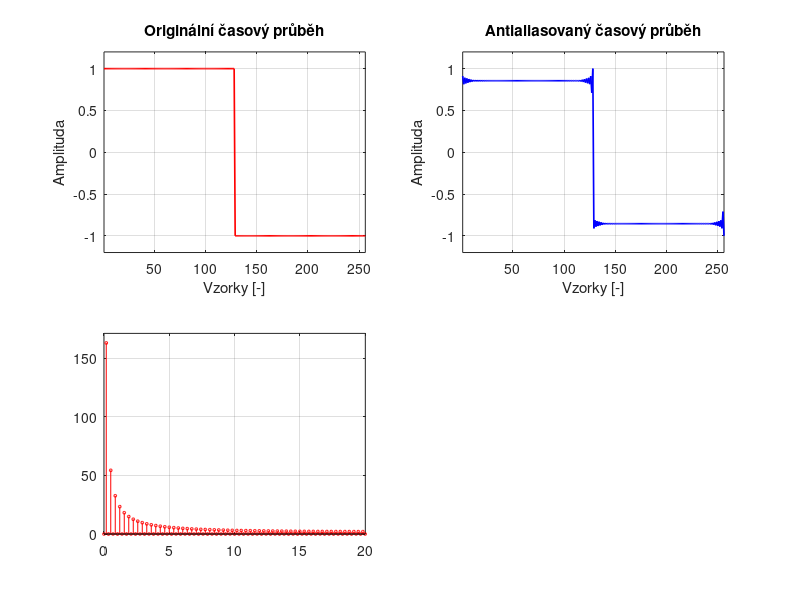

Write MATLAB code to recreate this figure. (Note: this script raises an error after producing the figure.)
% The figure uses Czech language intentionally

function wavetable_antialiased_visualizer()
    % =========================================================================
    % 1. SETUP AND CONSTANTS
    % =========================================================================
    inputFilename = 'Square_Wavetable.h';
    outputFilename = 'Square_Wavetable_AA.h';
    
    TABLE_SIZE = 256;
    SAMPLE_RATE_CONTEXT = 44100; % For graph X-axis visualization only (Hz)
    
    % Antialiasing Parameters
    % Ensures that the highest harmonics are attenuated before they "reflect" back as aliases.
    % BANDWIDTH_FC = real_FC (10320 Hz) / Nyquist frequency (22050 Hz)
    BANDWIDTH_FC = 0.468; 
    WINDOW_WIDTH = 32;   % Patch width on each side
    JUMP_THRESHOLD = 5000; % Edge detection threshold
    
    % =========================================================================
    % 2. DATA LOADING
    % =========================================================================
    if ~exist(inputFilename, 'file')
        % Fallback: Generating a test square wave if the file is missing
        fprintf('File not found, generating a test square wave.\n');
        raw_data = [32767*ones(1,128), -32767*ones(1,128)];
    else
        fprintf('Loading file: %s\n', inputFilename);
        fileText = fileread(inputFilename);
        raw_matches = regexp(fileText, '[-+]?\d+', 'match');
        all_numbers = str2double(raw_matches);
        if length(all_numbers) < TABLE_SIZE
             error('File contains too little data.');
        end
        raw_data = all_numbers(end-TABLE_SIZE+1:end);
    end
    
    % Normalization to -1.0 to 1.0 for calculations
    x_raw = double(raw_data) / 32767.0;
    
    % =========================================================================
    % 3. PROCESSING (ANTIALIASING)
    % =========================================================================
    correction_buffer = zeros(1, TABLE_SIZE);
    
    for i = 1:TABLE_SIZE
        idx_curr = i;
        idx_next = mod(i, TABLE_SIZE) + 1;
        
        diff = x_raw(idx_next) - x_raw(idx_curr);
        
        if abs(diff * 32767) > JUMP_THRESHOLD
            % Generating Sinc residual (PolyBLEP alternative)
            residual = generate_sinc_residual(diff, WINDOW_WIDTH, BANDWIDTH_FC);
            
            center_offset = WINDOW_WIDTH + 1;
            for k = 1:length(residual)
                target_idx = mod(i - (center_offset - 1) + (k - 1) - 1, TABLE_SIZE) + 1;
                correction_buffer(target_idx) = correction_buffer(target_idx) + residual(k);
            end
        end
    end
    
    y_proc = x_raw + correction_buffer;
    
    % Normalization (Gain staging)
    max_peak = max(abs(y_proc));
    if max_peak > 1.0
        y_proc = y_proc / max_peak;
        fprintf('Normalization: Gain reduced by %.2f dB (Peak was %.2f)\n', ...
            20*log10(1/max_peak), max_peak);
    end
    
    % Conversion to int16 for export
    output_data_int = round(y_proc * 32767);
    output_data_int(output_data_int > 32767) = 32767;
    output_data_int(output_data_int < -32767) = -32767;
    
% =========================================================================
    % 4. SPECTRAL ANALYSIS (ABSOLUTE MAGNITUDE)
    % =========================================================================
    % FFT of the baseband (0 - 22.05 kHz)
    fft_half_len = TABLE_SIZE/2 + 1;
    
    % --- Absolute magnitude of INPUT (without normalization to max=1) ---
    spec_raw_abs = abs(fft(x_raw));
    spec_raw_abs = spec_raw_abs(1:fft_half_len);
    
    % --- Absolute magnitude of OUTPUT (without normalization to max=1) ---
    spec_proc_abs = abs(fft(y_proc));
    spec_proc_abs = spec_proc_abs(1:fft_half_len);
    
    % --- MIRRORING MAGIC (UNFOLDING) ---
    
    % 1. Baseband (0 - Nyquist)
    part1_raw = spec_raw_abs;
    part1_proc = spec_proc_abs;
    
    % 2. Mirrored image (Nyquist - Fs)
    % Remove the first point (DC) and flip
    part2_raw = flip(spec_raw_abs(2:end));
    part2_proc = flip(spec_proc_abs(2:end));
    
    % 3. Zone (Fs - ...)
    % Here we use only a part so the graph fits into 50 kHz.
    len_zone3 = 50 * TABLE_SIZE / SAMPLE_RATE_CONTEXT; 
    part3_raw = spec_raw_abs(2:round(len_zone3)+1);
    part3_proc = spec_proc_abs(2:round(len_zone3)+1);
    
    % Horizontal concatenation (using ,)
    full_spec_raw = [part1_raw, part2_raw, part3_raw];
    full_spec_proc = [part1_proc, part2_proc, part3_proc];
    
    % Creating X-axis for extended data
    df = (SAMPLE_RATE_CONTEXT / 2) / (fft_half_len - 1);
    total_points = length(full_spec_raw);
    f_axis_ext = (0:total_points-1) * df;
    
    % Setting the Y-axis reference maximum
    % Absolute max (will be either the DC component (index 1) or F0 (index 2))
    Y_MAX_REF = max(full_spec_raw);
    
% =========================================================================
% 5. VISUALIZATION (According to your format with absolute amplitude)
% =========================================================================
fig = figure('Name','Wavetable Spectral Analysis','Color','w','Units','normalized','Position',[0.1 0.1 0.6 0.7]);
% --- TOP LEFT: Original signal ---
subplot(2,2,1);
plot(x_raw, 'r', 'LineWidth', 1.2);
axis tight; ylim([-1.2 1.2]); grid on;
title('Originální časový průběh');
xlabel('Vzorky [-]'); ylabel('Amplituda');
% --- TOP RIGHT: Processed signal ---
subplot(2,2,2);
plot(y_proc, 'b', 'LineWidth', 1.2);
axis tight; ylim([-1.2 1.2]); grid on;
title('Antialiasovaný časový průběh'); % (Sinc Corrected)
xlabel('Vzorky [-]'); ylabel('Amplituda');
% --- BOTTOM LEFT: Extended Spectrum RAW ---
subplot(2,2,3);
stem(f_axis_ext/1000, full_spec_raw, 'r', 'MarkerSize', 2, 'LineWidth', 0.5);
grid on;
xlim([0 20]); % CHANGE: Limiting X-axis to 20 kHz
ylim([0 Y_MAX_REF * 1.05]); % Using absolute maximum
xline(SAMPLE_RATE_CONTEXT/2000, 'k--', 'Nyquist (22.05 kHz)'); % This line will not be visible, but kept for context
title('Spektrum (originál)');
xlabel('Frekvence [kHz]'); ylabel('Amplituda [C_{k}]');
% --- BOTTOM RIGHT: Extended Spectrum ANTIALIASED ---
subplot(2,2,4);
stem(f_axis_ext/1000, full_spec_proc, 'b', 'MarkerSize', 2, 'LineWidth', 0.5);
grid on;
xlim([0 20]); % CHANGE: Limiting X-axis to 20 kHz
ylim([0 Y_MAX_REF * 1.05]); % Using absolute maximum
xline(SAMPLE_RATE_CONTEXT/2000, 'k--', 'Nyquist (22.05 kHz)'); % This line will not be visible, but kept for context
title('Spektrum (antialiasované)');
xlabel('Frekvence [kHz]'); ylabel('Amplituda [C_{k}]');
% Font improvements
set(findall(gcf,'-property','FontSize'),'FontSize', 10);
% Saving
write_header_file(outputFilename, output_data_int, inputFilename);
% =========================================================================
% 6. FILE SAVING
% =========================================================================
write_header_file(outputFilename, output_data_int, inputFilename);
end
% --- HELPER FUNCTIONS ---
function residual = generate_sinc_residual(step_height, half_width, fc)
    len = 2 * half_width + 1;
    residual = zeros(1, len);
    win = blackman(len)'; % Window for smoothing edges
    
    for n = 1:len
        % Shift by 0.5 samples (jump center is between samples)
        t = (n - (half_width + 1)) + 0.5;
        
        % Ideal Band-Limited Step (Sinc Integral)
        val_bl = 0.5 + sinint(pi * t * 2 * fc) / pi;
        
        % Ideal Naive Step
        val_naive = (t > 0);
        
        residual(n) = (val_bl - val_naive) * step_height * win(n);
    end
end
function write_header_file(filename, data, sourceName)
    fid = fopen(filename, 'w');
    [~, name, ~] = fileparts(filename);
    guard = upper(strcat('CUSTOM_', name, '_H'));
    
    fprintf(fid, '// Generated by MATLAB Antialiasing Script\n');
    fprintf(fid, '// Source: %s\n', sourceName);
    fprintf(fid, '#ifndef %s\n#define %s\n\n', guard, guard);
    fprintf(fid, '#include <stdint.h>\n\n');
    fprintf(fid, 'const int16_t %s[%d] = {\n', lower(name), length(data));
    
    for i = 1:length(data)
        fprintf(fid, '%6d', data(i));
        if i < length(data), fprintf(fid, ','); end
        if mod(i, 8) == 0, fprintf(fid, '\n'); else, fprintf(fid, ' '); end
    end
    fprintf(fid, '};\n#endif // %s\n', guard);
    fclose(fid);
    fprintf('Output saved to: %s\n', filename);

    % Save picture
print(gcf,'-dpng','-r300','wavetable_antialiased.png');
end
